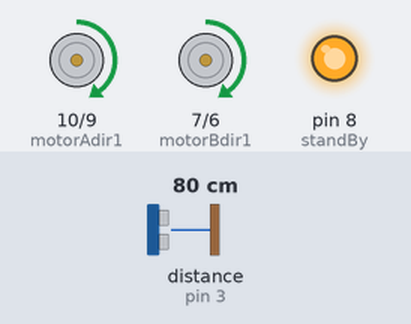
Bench run of a sketch on a simulated Arduino Uno, built with avr-gcc and run on an emulated ATmega328P. Parts: motor-driver pin pairs drawn as motors (green arrow = first pin HIGH = forward, orange = second pin HIGH = backward, longer = more drive, scaled by the enable pin, stopped while the standby pin is LOW), output pins drawn as LEDs (lit = HIGH). Inputs (shaded band) come from the test bench; at power-on: distance to the obstacle (sensor on pin 3) 80 cm. The echo pulse lasts 58.3 µs per cm.

Above: at 1.2 s.
1.3 s: distance to the obstacle (sensor on pin 3) set to 32 cm
2.8 s: distance to the obstacle (sensor on pin 3) set to 27 cm
At 4.0 s:
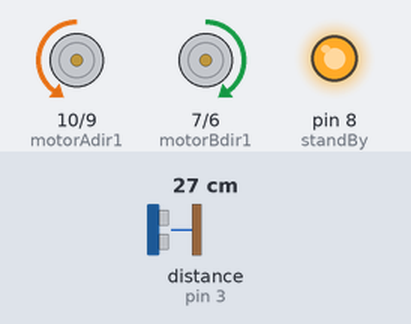
4.3 s: distance to the obstacle (sensor on pin 3) set to 16 cm
5.8 s: distance to the obstacle (sensor on pin 3) set to 12 cm
At 6.5 s:
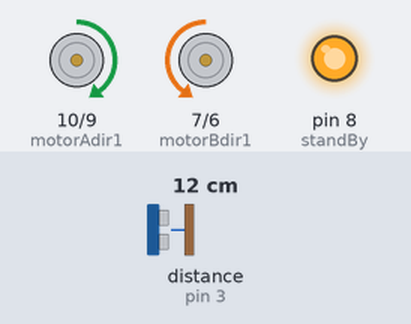
7.3 s: distance to the obstacle (sensor on pin 3) set to 18 cm
At 8.0 s:
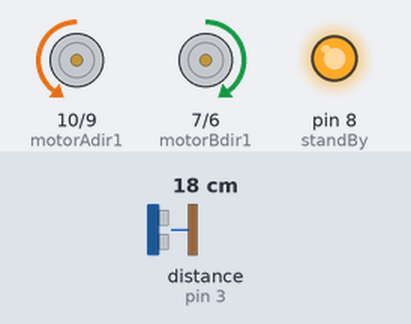
8.8 s: distance to the obstacle (sensor on pin 3) set to 2 cm
At 9.4 s:
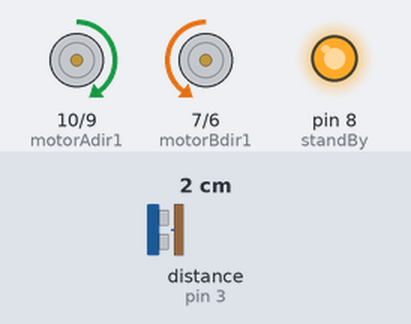
Timing chart, 0 to 11.3 s (numbered marks = the images above; inputs shaded):
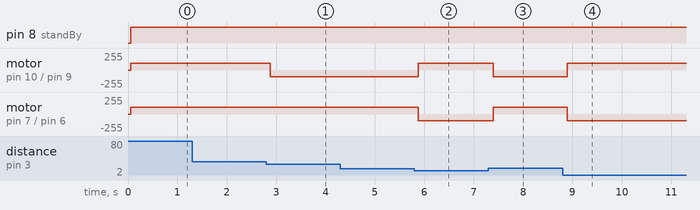

Measured:
- the behaviour switches between 30 and 29 cm on distance to the obstacle (sensor on pin 3) (found by bisection; images 0 and 1)
- the behaviour switches between 15 and 14 cm on distance to the obstacle (sensor on pin 3) (found by bisection; images 1 and 2)
- after the input at 1.3 s, every drawn part: stays the same
- after the input at 2.8 s, motor on pin 10 (motorAdir1) / pin 9 (motorAdir2): forward 100/255 → backward 100/255 after 0.08 s
- after the input at 4.3 s, every drawn part: stays the same
- after the input at 5.8 s, motor on pin 10 (motorAdir1) / pin 9 (motorAdir2): backward 100/255 → forward 100/255 after 0.08 s; motor on pin 7 (motorBdir1) / pin 6 (motorBdir2): forward 100/255 → backward 100/255 after 0.08 s
- after the input at 7.3 s, motor on pin 10 (motorAdir1) / pin 9 (motorAdir2): forward 100/255 → backward 100/255 after 0.09 s; motor on pin 7 (motorBdir1) / pin 6 (motorBdir2): backward 100/255 → forward 100/255 after 0.09 s
- after the input at 8.8 s, motor on pin 10 (motorAdir1) / pin 9 (motorAdir2): backward 100/255 → forward 100/255 after 0.10 s; motor on pin 7 (motorBdir1) / pin 6 (motorBdir2): forward 100/255 → backward 100/255 after 0.10 s

The sketch:

06_follow_hand_state_machine.ino
```cpp
/*
   Example code of how to structure an arduino sketch
   following state machine principles.
   A robot on two wheels will look for an obstacle
   (an hand) by spinning around (state 0).
   When it finds a hand it will either move backward
   (state 2) or forward (state 1) to keep
   the distance from it.
*/

const int motorASpeed = 11; //pwmA
const int motorBSpeed = 5;  //pwmB

const int motorAdir1 = 10;  //Ain1
const int motorAdir2 = 9;   //Ain2

const int motorBdir1 = 7;   //Bin1
const int motorBdir2 = 6;   //Bin2

const int standBy = 8;      //stby


#include <NewPing.h>

#define TRIGGER_PIN  2  // Arduino pin tied to trigger pin on the ultrasonic sensor.
#define ECHO_PIN     3  // Arduino pin tied to echo pin on the ultrasonic sensor.
#define MAX_DISTANCE 200 // Maximum distance we want to ping for (in centimeters). Maximum sensor distance is rated at 400-500cm.

NewPing sonar(TRIGGER_PIN, ECHO_PIN, MAX_DISTANCE); // NewPing setup of pins and maximum distance.

long lastUpdate = 0;
long updateFrequency = 50;

boolean foundObstacles = false;
boolean turnDirection = 0; //true=right, false=left

int state = 0;

int distance;

void setup() {
  // put your setup code here, to run once:
  pinMode(motorASpeed, OUTPUT);
  pinMode(motorBSpeed, OUTPUT);
  pinMode(motorAdir1, OUTPUT);
  pinMode(motorAdir2, OUTPUT);
  pinMode(motorBdir1, OUTPUT);
  pinMode(motorBdir2, OUTPUT);
  pinMode(standBy, OUTPUT);

  Serial.begin(9600);

  setRobotSpeed(100);
}

void loop() {

  if (millis() - lastUpdate > updateFrequency) {
    distance = sonar.ping_cm();
    runStateMachine();
    lastUpdate = millis();
  }
}

void runStateMachine() {
  switch (state) {
    case 0: //we look for a hand
      if (distance < 15) {
        state = 2;
      } else if (distance > 15 && distance < 30) {
        state = 1;
      } else {
        if (turnDirection == 1) {
          turnRight();
        } else {
          turnLeft();
        }
      }
      break;

    case 1: //we move forward
      moveForward();
      if (distance < 15) {
        state = 2;
      } else if (distance > 30) {
        state = 0;
      }

      break;

    case 2: //move backward
      moveBackward();

      if (distance > 15 && distance < 30) {
        state = 1;
      } else if (distance > 30) {
        state = 0;
      }

      break;
  }
}

boolean handFound() {
  int distance = sonar.ping_cm();
  if (distance < 10) {
    return true;
  } else {
    return false;
  }
}

void setRobotSpeed(int speed) {
  analogWrite(motorASpeed, speed);
  analogWrite(motorBSpeed, speed);
}

void moveForward() {
  digitalWrite(standBy, HIGH);
  digitalWrite(motorAdir1, LOW);
  digitalWrite(motorAdir2, HIGH);
  digitalWrite(motorBdir1, HIGH);
  digitalWrite(motorBdir2, LOW);
}

void moveBackward() {
  digitalWrite(standBy, HIGH);
  digitalWrite(motorAdir1, HIGH);
  digitalWrite(motorAdir2, LOW);
  digitalWrite(motorBdir1, LOW);
  digitalWrite(motorBdir2, HIGH);
}

void turnRight() {
  digitalWrite(standBy, HIGH);
  digitalWrite(motorAdir1, LOW);
  digitalWrite(motorAdir2, HIGH);
  digitalWrite(motorBdir1, LOW);
  digitalWrite(motorBdir2, HIGH);
}

void turnLeft() {
  digitalWrite(standBy, HIGH);
  digitalWrite(motorAdir1, HIGH);
  digitalWrite(motorAdir2, LOW);
  digitalWrite(motorBdir1, HIGH);
  digitalWrite(motorBdir2, LOW);
}

void stopRobot() {
  digitalWrite(standBy, LOW);
  digitalWrite(motorAdir1, HIGH);
  digitalWrite(motorAdir2, HIGH);
  digitalWrite(motorBdir1, HIGH);
  digitalWrite(motorBdir2, HIGH);

}
```
